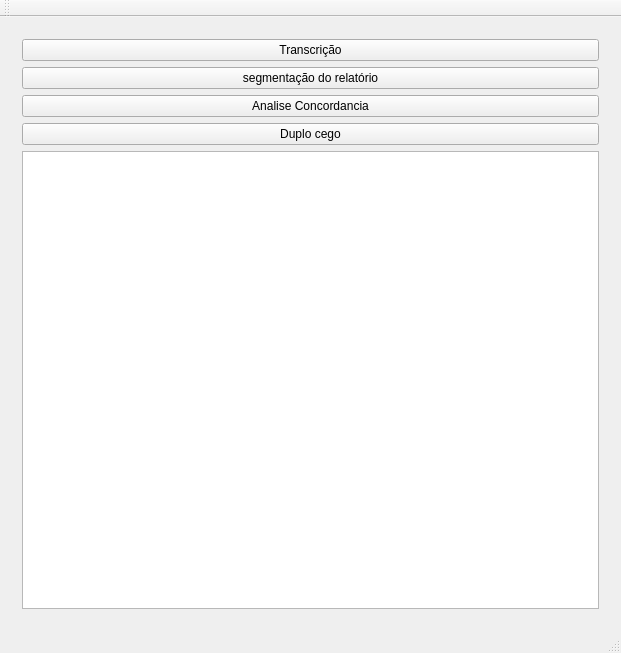
<?xml version="1.0" encoding="UTF-8"?>
<ui version="4.0">
 <class>EthoInpi</class>
 <widget class="QMainWindow" name="EthoInpi">
  <property name="geometry">
   <rect>
    <x>0</x>
    <y>0</y>
    <width>621</width>
    <height>653</height>
   </rect>
  </property>
  <property name="windowTitle">
   <string>EthoInpi</string>
  </property>
  <widget class="QWidget" name="centralWidget">
   <layout class="QVBoxLayout" name="verticalLayout">
    <item>
     <widget class="QStackedWidget" name="swPrincipal">
      <property name="currentIndex">
       <number>1</number>
      </property>
      <widget class="QWidget" name="page">
       <widget class="QPushButton" name="pbCreatUser">
        <property name="geometry">
         <rect>
          <x>40</x>
          <y>70</y>
          <width>161</width>
          <height>23</height>
         </rect>
        </property>
        <property name="text">
         <string>Create New User</string>
        </property>
       </widget>
       <widget class="QPushButton" name="pbLoadUser">
        <property name="geometry">
         <rect>
          <x>290</x>
          <y>70</y>
          <width>161</width>
          <height>23</height>
         </rect>
        </property>
        <property name="text">
         <string>Load User</string>
        </property>
       </widget>
       <widget class="QTextEdit" name="textEdit">
        <property name="geometry">
         <rect>
          <x>20</x>
          <y>120</y>
          <width>571</width>
          <height>461</height>
         </rect>
        </property>
       </widget>
      </widget>
      <widget class="QWidget" name="page_2">
       <layout class="QVBoxLayout" name="verticalLayout_2">
        <item>
         <widget class="QPushButton" name="pbTranscrition">
          <property name="text">
           <string>Transcrição</string>
          </property>
         </widget>
        </item>
        <item>
         <widget class="QPushButton" name="pushButton_7">
          <property name="text">
           <string>segmentação do relatório</string>
          </property>
         </widget>
        </item>
        <item>
         <widget class="QPushButton" name="pushButton_8">
          <property name="text">
           <string>Analise Concordancia</string>
          </property>
         </widget>
        </item>
        <item>
         <widget class="QPushButton" name="pushButton_6">
          <property name="text">
           <string>Duplo cego</string>
          </property>
         </widget>
        </item>
        <item>
         <widget class="QTextEdit" name="textEdit_2"/>
        </item>
       </layout>
      </widget>
     </widget>
    </item>
   </layout>
  </widget>
  <widget class="QMenuBar" name="menuBar">
   <property name="geometry">
    <rect>
     <x>0</x>
     <y>0</y>
     <width>621</width>
     <height>18</height>
    </rect>
   </property>
  </widget>
  <widget class="QToolBar" name="mainToolBar">
   <attribute name="toolBarArea">
    <enum>TopToolBarArea</enum>
   </attribute>
   <attribute name="toolBarBreak">
    <bool>false</bool>
   </attribute>
  </widget>
  <widget class="QStatusBar" name="statusBar"/>
 </widget>
 <layoutdefault spacing="6" margin="11"/>
 <resources/>
 <connections/>
</ui>
